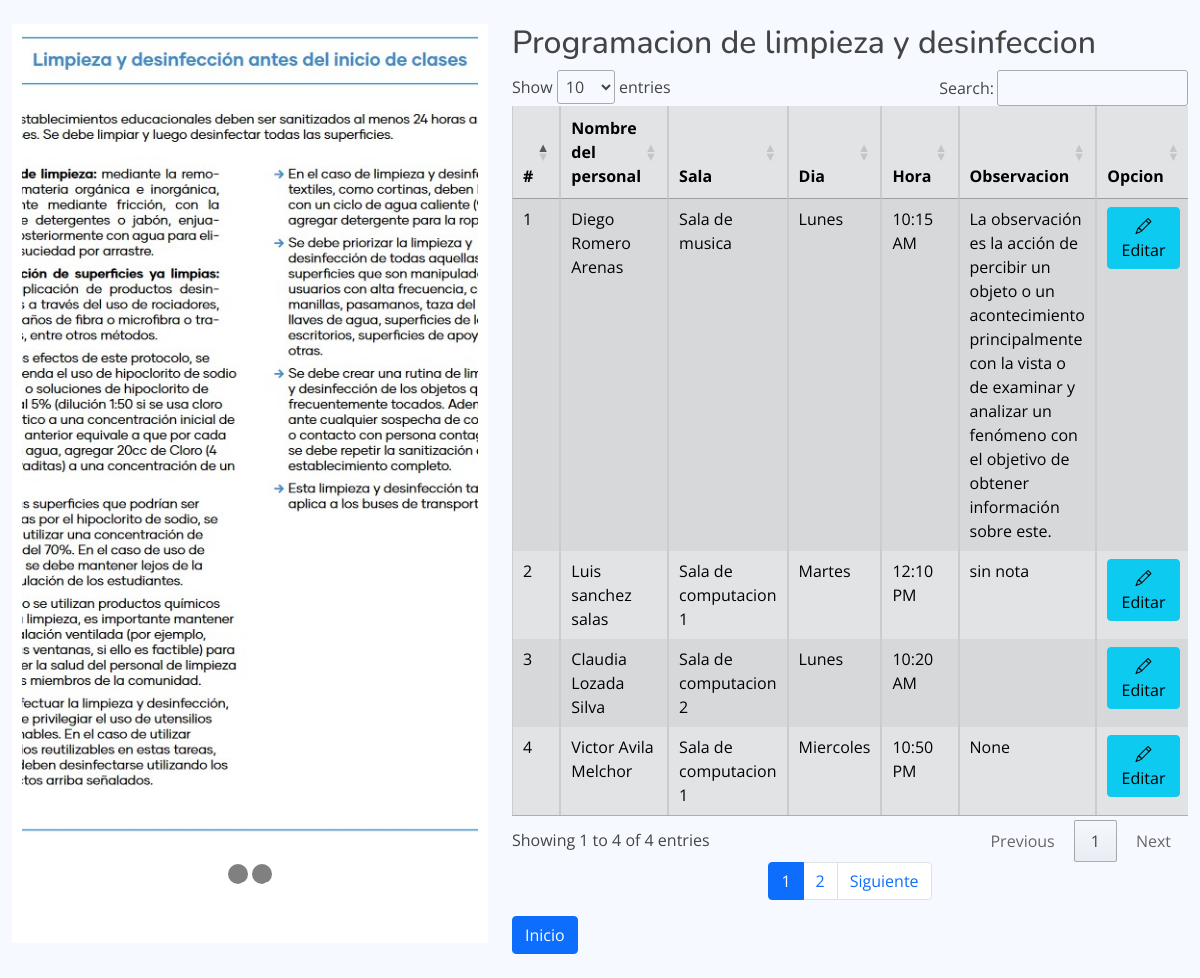
The page /horario/ on the database its author committed.
### ControlAulasApp/models.py (models this page shows, shortened)
class Horario(models.Model):
    nombrePersonal = models.CharField(max_length=20, verbose_name="nombre del personal")
    apellidosPersonal = models.CharField(max_length=20, verbose_name="apellidos del personal")
    asignacion = models.CharField(max_length=40, verbose_name="asignacion sala")
    hora = models.CharField(max_length=20, verbose_name="hora")
    dia = models.CharField(max_length=20, verbose_name="dia")
    observacion = models.TextField(blank=True, null=True, verbose_name="observacion detectada")
    def nombre_completo(self):
        return "{} {}".format(self.nombrePersonal, self.apellidosPersonal)

### ControlAulasApp/views.py (the view)
# urls.py: path('horario/', Horarios, name='horario'),
def Horarios(request):
    tablaHorarios = Horario.objects.all()
    page = request.GET.get('page', 1)
    try:
        paginator = Paginator(tablaHorarios, 4)
        tablaHorarios = paginator.page(page)
    except:
        raise Http404
    data = {
        'titulo': 'Horario de desinfeccion',
        'entity': tablaHorarios,
        'paginator': paginator
    }
    return render(request, "ControlAulasApp/horario.html", data)

### ControlAulasApp/templates/ControlAulasApp/horario.html (shortened to what this page needs)
{% load static %}
<!DOCTYPE html>
<html lang="es">
<head>
    <link href="{% static 'vendor/bootstrap/css/bootstrap.min.css' %}" rel="stylesheet">
    <link href="{% static 'css/style.css' %}" rel="stylesheet">
    <link href="{% static 'vendor/bootstrap-icons/bootstrap-icons.css' %}" rel="stylesheet">
    <link href="{% static 'vendor/boxicons/css/boxicons.min.css' %}" rel="stylesheet">
    <link href="{% static 'vendor/quill/quill.snow.css' %}" rel="stylesheet">
    <link href="{% static 'vendor/quill/quill.bubble.css' %}" rel="stylesheet">
    <link href="{% static 'vendor/remixicon/remixicon.css' %}" rel="stylesheet">
    <link href="{% static 'vendor/simple-datatables/style.css' %}" rel="stylesheet">
       <link rel="stylesheet" href="https://cdn.datatables.net/1.10.20/css/jquery.dataTables.min.css">
    <link href="{% static 'css/slider.css' %}" rel="stylesheet">
</head>
<body>
<section>
<div class="container-fluid py-4 "  >
    <div class="row">
    <div class="col-lg-5"  >
        <div id ="img-slider">
    <ul class="slider">
        <li id="slide1">
        </li>
    </ul>
    <ul class="menu">
        <li>
            <a href="#slide1">1</a>
        </li>
        <li>
            <a href="#slide2">2</a>
        </li>
    </ul>
</div>
       </div>
        <div class="col-lg-7">
        <h2>Programacion de limpieza y desinfeccion</h2>
            <div class="table-responsive">
                <table id="example" class="table table-hover table-striped table-bordered table-secondary">
          <thead>
          <tr>
              <th>#</th>
              <th>Nombre del personal</th>
              <th>Sala</th>
              <th>Dia</th>
              <th>Hora</th>
              <th>Observacion</th>
              <th colspan="1">Opcion</th>
          </tr>
          </thead>
          <tbody>
                  {% for h in entity %}
                      <tr>
                      <td>{{ forloop.counter }}</td>
                      <td>{{ h.nombre_completo  }}</td>
                      <td>{{ h.asignacion }}</td>
                       <td>{{ h.dia }}</td>
                       <td>{{ h.hora }}</td>
                       <td>{{ h.observacion }}</td>
                      <td><a href="{% url 'edicionTabla' h.id %}" class="btn btn-block btn-info"><i class="bi bi-pencil"></i>Editar</a></td>
                      </tr>
          {% endfor %}
          </tbody>
      </table>
            <div>
                {% include 'ControlAulasApp/paginator.html' %}
            </div>
            <div>
                <td><a href="{% url 'index' %}" class="btn btn-block btn-primary">Inicio</a></td>
            </div>
            </div>
        </div>
    </div>
</div>
</section>
</body>
</html>

### ControlAulasApp/static/css/style.css (style rules this page uses)
:root { scroll-behavior: smooth; }
body { font-family: "Open Sans", sans-serif; background: #f6f9ff; color: #444444; }
a { color: #4154f1; text-decoration: none; }
h1, h2, h3, h4, h5, h6 { font-family: "Nunito", sans-serif; }

### ControlAulasApp/static/css/slider.css (style rules this page uses)
#img-slider { font-family: sans-serif; margin: auto; background-color: white; max-width: 712px; width: 100%; padding: 10px; box-sizing: border-box; }
#img-slider > ul, li { margin: 0; padding: 0; list-style: none; }
#img-slider > ul.slider { position: relative; max-width: 850px; width: 100%; height: 800px; }
#img-slider > ul.slider li { position: absolute; left: 0; top: 0; opacity: 0; width: inherit; height: inherit; background-color: white; transition: opacity .5s; }
#img-slider > ul.slider li:first-child { opacity: 1; }
#img-slider > .menu { text-align: center; margin: 30px; }
#img-slider > .menu li { display: inline-block; text-align: center; }
#img-slider > .menu li a { display: inline-block; color: white; text-decoration: none; background-color: grey; padding: 10px; width: 20px; height: 20px; font-size: 20px; border-radius: 100%; }

### rows shown on the page
Horario: nombre_completo "Diego Romero Arenas", asignacion "Sala de musica", dia "Lunes", hora "10:15 AM", observacion "La observación es la acción de percibir un objeto o un acontecimiento principalmente con la vista o de examinar y analizar un fenómeno con el objetivo de obtener información sobre este."
Horario: nombre_completo "Luis sanchez salas", asignacion "Sala de computacion 1", dia "Martes", hora "12:10 PM", observacion "sin nota"
Horario: nombre_completo "Claudia Lozada Silva", asignacion "Sala de computacion 2", dia "Lunes", hora "10:20 AM"
Horario: nombre_completo "Victor Avila Melchor", asignacion "Sala de computacion 1", dia "Miercoles", hora "10:50 PM", observacion "None"

### other values the page prints
{{ page }} "1" "2"
